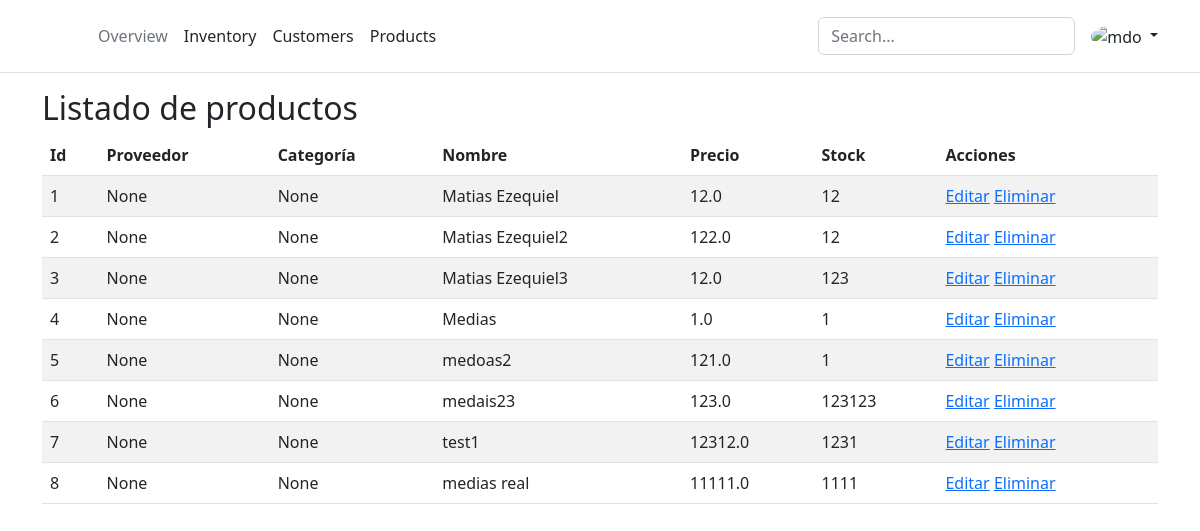
/listado-producto/, run on the app's committed database.
### proveedores/models.py (models this page shows, shortened)
class Producto(models.Model):
    proveedor = models.ForeignKey(Proveedor, on_delete=models.CASCADE, null=True)
    categoria = models.ForeignKey(Categoria, on_delete=models.CASCADE, null=True)
    nombre = models.CharField(max_length=50)
    precio = models.FloatField()
    imagen = models.ImageField(upload_to=media_directory_path, null=True, blank=True)
    stock = models.IntegerField()

### proveedores/views.py (the view)
# urls.py: path('listado-producto/', ProductoListar.as_view(), name='listado-producto'),
class ProductoListar(generic.ListView):
    model = Producto
    template_name = 'proveedores/producto_list.html'
    context_object_name = 'productos'
    def get_queryset(self):
        return Producto.objects.all()

### proveedores/templates/proveedores/producto_list.html
{% extends 'base.html' %}
{% block content %}
<div class="container">
  <h2>Listado de productos</h2>
  <table class="table table-striped ">
    <thead>
      <tr>
        <th scope="col">Id</th>
        <th scope="col">Proveedor</th>
        <th scope="col">Categoría</th>
        <th scope="col">Nombre</th>
        <th scope="col">Precio</th>
        <th scope="col">Stock</th>
        <th scope="col">Acciones</th>
      </tr>
    </thead>
    <tbody>
      {% for producto in productos %}
      <tr>
        <td>{{ producto.id }}</td>
        <td>{{ producto.proveedor }}</td>
        <td>{{ producto.categoria }}</td>
        <td>{{ producto.nombre }}</td>
        <td>{{ producto.precio }}</td>
        <td>{{ producto.stock }}</td>
        <td>
          <a href="{% url 'proveedores:editar-producto' producto.pk %}">Editar</a>
          <a href="">Eliminar</a>
        </td>
      </tr>
      {% endfor %}
    </tbody>
  </table>
</div>
{% endblock %}

### templates/base.html (shortened to what this page needs)
{% load static %}
<!DOCTYPE html>
<html lang="en">
<head>
    <link href="https://cdn.jsdelivr.net/npm/bootstrap@5.2.2/dist/css/bootstrap.min.css" rel="stylesheet">
    <link rel="stylesheet" href="{% static 'css/create_form.css' %}">
</head>
<body>
    {% include 'navbar.html' %}
    {% block content %}
    {% endblock %}
</body>
</html>

### templates/navbar.html (shortened to what this page needs)
<header class="p-3 mb-3 border-bottom">
    <div class="container">
      <div class="d-flex flex-wrap align-items-center justify-content-center justify-content-lg-start">
        <a href="/" class="d-flex align-items-center mb-2 mb-lg-0 text-dark text-decoration-none">
          <svg class="bi me-2" width="40" height="32" role="img" aria-label="Bootstrap"><use xlink:href="#bootstrap"></use></svg>
        </a>
        <ul class="nav col-12 col-lg-auto me-lg-auto mb-2 justify-content-center mb-md-0">
          <li><a href="#" class="nav-link px-2 link-secondary">Overview</a></li>
          <li><a href="#" class="nav-link px-2 link-dark">Inventory</a></li>
          <li><a href="#" class="nav-link px-2 link-dark">Customers</a></li>
          <li><a href="#" class="nav-link px-2 link-dark">Products</a></li>
        </ul>
        <form class="col-12 col-lg-auto mb-3 mb-lg-0 me-lg-3" role="search">
          <input type="search" class="form-control" placeholder="Search..." aria-label="Search">
        </form>
        <div class="dropdown text-end">
          <a href="#" class="d-block link-dark text-decoration-none dropdown-toggle" data-bs-toggle="dropdown" aria-expanded="false">
            <img src="https://github.com/mdo.png" alt="mdo" width="32" height="32" class="rounded-circle">
          </a>
        </div>
      </div>
    </div>
  </header>

### static/css/create_form.css (style rules this page uses)
* { margin: 0; padding: 0; box-sizing: border-box; }

### data on the page
Producto: id "1", proveedor "None", categoria "None", nombre "Matias Ezequiel", precio "12.0", stock "12"
Producto: id "2", proveedor "None", categoria "None", nombre "Matias Ezequiel2", precio "122.0", stock "12"
Producto: id "3", proveedor "None", categoria "None", nombre "Matias Ezequiel3", precio "12.0", stock "123"
Producto: id "4", proveedor "None", categoria "None", nombre "Medias", precio "1.0", stock "1"
Producto: id "5", proveedor "None", categoria "None", nombre "medoas2", precio "121.0", stock "1"
Producto: id "6", proveedor "None", categoria "None", nombre "medais23", precio "123.0", stock "123123"
Producto: id "7", proveedor "None", categoria "None", nombre "test1", precio "12312.0", stock "1231"
Producto: id "8", proveedor "None", categoria "None", nombre "medias real", precio "11111.0", stock "1111"
